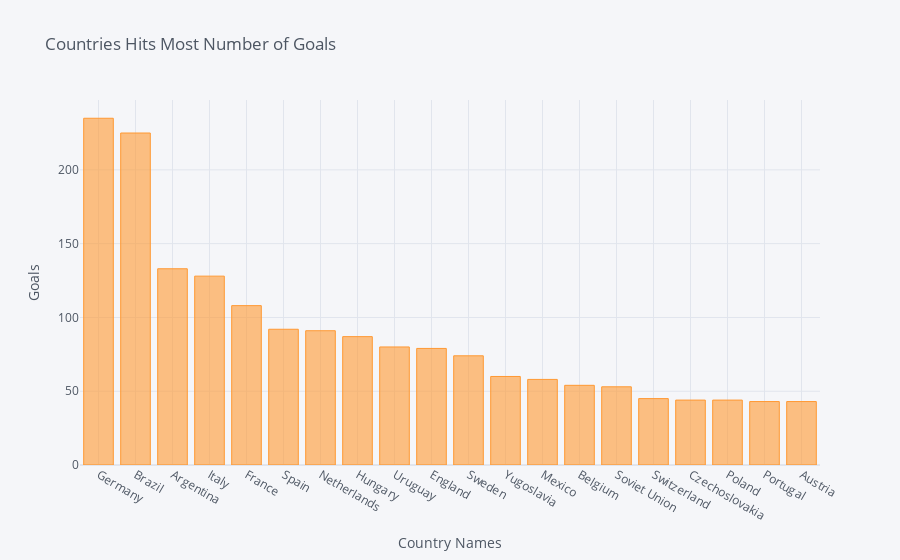

Notebook source saved alongside this figure:
### Code cell
goals[:20].iplot(kind = 'bar', xTitle = 'Country Names', yTitle = 'Goals', title = 'Countries Hits Most Number of Goals')

### Figure 1 — Plotly figure (JSON) as saved in the notebook; plotly's stock layout.template omitted (floating-point values rounded to 4 significant figures)
{"data": [{"marker": {"color": "rgba(255, 153, 51, 0.6)", "line": {"color": "rgba(255, 153, 51, 1.0)", "width": 1}}, "name": "Goals", "orientation": "v", "text": "", "type": "bar", "x": ["Germany", "Brazil", "Argentina", "Italy", "France", "Spain", "Netherlands", "Hungary", "Uruguay", "England", "Sweden", "Yugoslavia", "Mexico", "Belgium", "Soviet Union", "Switzerland", "Czechoslovakia", "Poland", "Portugal", "Austria"], "y": [235, 225, 133, 128, 108, 92, 91, 87, 80, 79, 74, 60, 58, 54, 53, 45, 44, 44, 43, 43]}], "layout": {"legend": {"bgcolor": "#F5F6F9", "font": {"color": "#4D5663"}}, "paper_bgcolor": "#F5F6F9", "plot_bgcolor": "#F5F6F9", "title": {"font": {"color": "#4D5663"}, "text": "Countries Hits Most Number of Goals"}, "xaxis": {"gridcolor": "#E1E5ED", "showgrid": true, "tickfont": {"color": "#4D5663"}, "title": {"font": {"color": "#4D5663"}, "text": "Country Names"}, "zerolinecolor": "#E1E5ED"}, "yaxis": {"gridcolor": "#E1E5ED", "showgrid": true, "tickfont": {"color": "#4D5663"}, "title": {"font": {"color": "#4D5663"}, "text": "Goals"}, "zerolinecolor": "#E1E5ED"}}}
